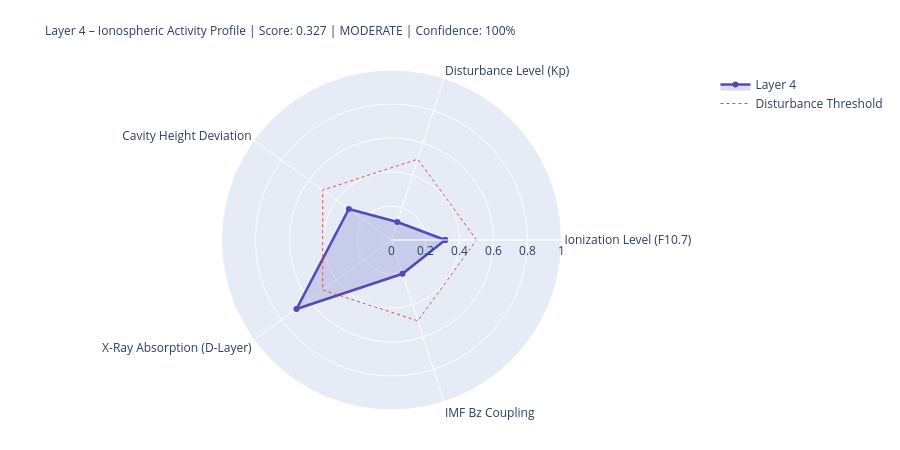

Notebook code for this chart:
### Markdown cell above
---
## 4. State Assessment & Handoff to Layer 5

### Code cell
# ============================================================
# LAYER-4-SCORE
# ============================================================

COMPONENTS = {
    'Ionization Level (F10.7)':    {'score': ioniz,       'source': 'primary' if f107_now else 'from_layer0', 'dynamic': True},
    'Disturbance Level (Kp)':          {'score': disturb,     'source': 'primary' if kp_now   else 'from_layer0', 'dynamic': True},
    'Cavity Height Deviation':    {'score': h_dev,       'source': 'derived',                                'dynamic': True},
    'X-Ray Absorption (D-Layer)':{'score': xray_ioniz,  'source': 'primary' if xray_now else 'missing',     'dynamic': True},
    'IMF Bz Coupling':             {'score': bz_coupling, 'source': 'primary' if bz_now   else 'from_layer0', 'dynamic': True},
}

available    = {k: v['score'] for k, v in COMPONENTS.items() if v['score'] is not None}
unavailable  = [k for k, v in COMPONENTS.items() if v['score'] is None]
layer4_score = round(sum(available.values()) / len(available), 4) if available else None
confidence   = round(len(available) / len(COMPONENTS), 2)
level = ('unknown' if layer4_score is None
         else 'quiet'   if layer4_score < 0.3
         else 'moderate' if layer4_score < 0.6
         else 'active')
dominant_l4 = max(available, key=available.get) if available else 'none'

# Resonance delta for Schumann SR-1
sr1_ref = schumann_freq(1, 80.0)
sr1_now = schumann_freq(1, h_eff)
sr1_delta_mhz = (sr1_now - sr1_ref) * 1000

# Propagation conditions
prop_cond = ('disturbed'   if kp_val > 4
             else 'unsettled' if kp_val > 2
             else 'normal')
if xray_class in ['X', 'M']:
    prop_cond = 'Radio-Blackout moeglich'

W = 68
print('=' * W)
print('LAYER 4 – IONOSPHERE – STATE ASSESSMENT')
print('=' * W)
for name, comp in COMPONENTS.items():
    s = comp['score']
    if s is not None:
        bar = '█' * int(s * 20) + '░' * (20 - int(s * 20))
        print(f'  {name:<36} {bar}  {s:.3f}  [{comp["source"]}]')
    else:
        print(f'  {name:<36} {"─" * 20}  n/a   [missing]')
print('-' * W)
print(f'  Score:          {layer4_score:.3f}  ({len(available)}/{len(COMPONENTS)} components)')
print(f'  Confidence:     {confidence:.0%}')
print(f'  Level:          {level.upper()}')
print(f'  Dominant:       {dominant_l4}')
print(f'  Cavity height:  {h_eff:.1f} km  (Ref: 80.0 km)')
print(f'  SR-1:           {sr1_now:.3f} Hz  (Δ {sr1_delta_mhz:+.1f} mHz vs. ref)')
print(f'  Propagation:    {prop_cond}')
print(f'  X-Ray:          {xray_class}-class  ({xray_now:.2e} W/m²)' if xray_now else '  X-Ray:          n/a')
print('=' * W)

# Radar
cats   = list(available.keys())
vals_r = list(available.values())
if len(cats) >= 3:
    fig = go.Figure()
    fig.add_trace(go.Scatterpolar(
        r=vals_r + [vals_r[0]], theta=cats + [cats[0]],
        fill='toself', fillcolor='rgba(83,74,183,0.20)',
        line=dict(color='#534AB7', width=2.5), name='Layer 4'
    ))
    fig.add_trace(go.Scatterpolar(
        r=[0.5] * (len(cats)+1), theta=cats + [cats[0]],
        line=dict(color='#E24B4A', dash='dot', width=1),
        mode='lines', name='Disturbance Threshold'
    ))
    fig.update_layout(
        title=dict(
            text=f'Layer 4 – Ionospheric Activity Profile | Score: {layer4_score:.3f} | {level.upper()} | Confidence: {confidence:.0%}',
            font=dict(size=12)
        ),
        polar=dict(radialaxis=dict(visible=True, range=[0, 1])),
        height=450, showlegend=True,
        margin=dict(l=80, r=80, t=70, b=40)
    )
    fig.show()

### Figure 1 — Plotly figure (JSON) as saved in the notebook; plotly's stock layout.template omitted (floating-point values rounded to 4 significant figures)
{"data": [{"fill": "toself", "fillcolor": "rgba(83,74,183,0.20)", "line": {"color": "#534AB7", "width": 2.5}, "name": "Layer 4", "r": [0.316, 0.111, 0.31, 0.691, 0.209, 0.316], "theta": ["Ionization Level (F10.7)", "Disturbance Level (Kp)", "Cavity Height Deviation", "X-Ray Absorption (D-Layer)", "IMF Bz Coupling", "Ionization Level (F10.7)"], "type": "scatterpolar"}, {"line": {"color": "#E24B4A", "dash": "dot", "width": 1}, "mode": "lines", "name": "Disturbance Threshold", "r": [0.5, 0.5, 0.5, 0.5, 0.5, 0.5], "theta": ["Ionization Level (F10.7)", "Disturbance Level (Kp)", "Cavity Height Deviation", "X-Ray Absorption (D-Layer)", "IMF Bz Coupling", "Ionization Level (F10.7)"], "type": "scatterpolar"}], "layout": {"height": 450, "margin": {"b": 40, "l": 80, "r": 80, "t": 70}, "polar": {"radialaxis": {"range": [0, 1], "visible": true}}, "showlegend": true, "title": {"font": {"size": 12}, "text": "Layer 4 – Ionospheric Activity Profile | Score: 0.327 | MODERATE | Confidence: 100%"}}}
